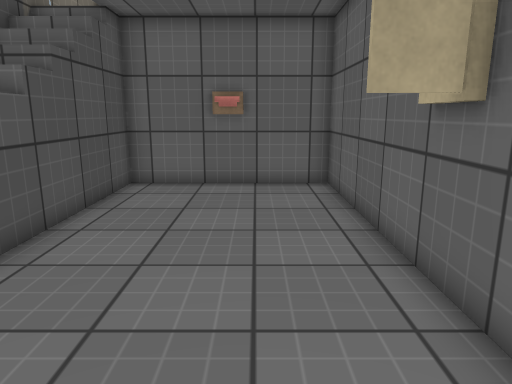
[1] (above)

15 first-person views from a walk through a scene from a Unity 3-D project. The camera is 1.3 m above the floor, tilts 12° down and sees 70° across. Doors are open. The floor is counted in squares, 0.5 m on a side. Each view is taken from the middle of a square. On the plan, view 1 faces up. The plan holds only what a view shows up to about 20 squares ahead; the rest is blank. The player is left out. Surface patterns are stand-ins for the level's own textures.

[2]
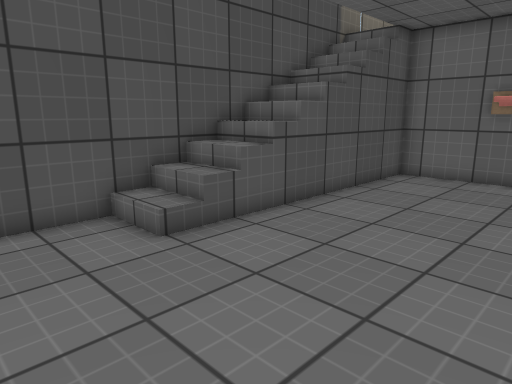

[3]
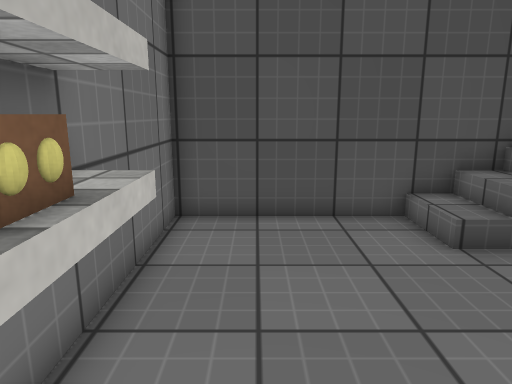

[4]
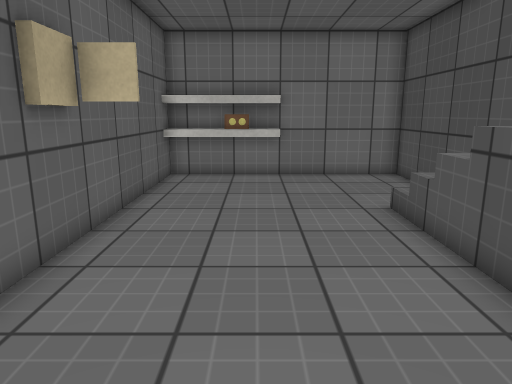

[5]
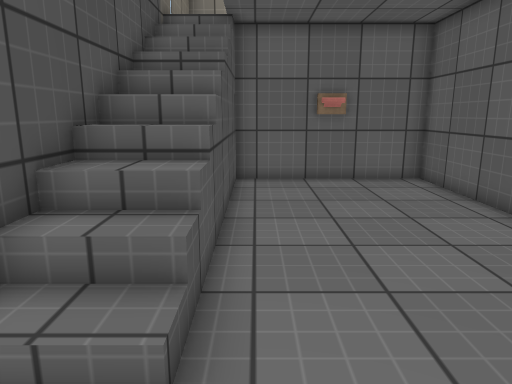

[6]
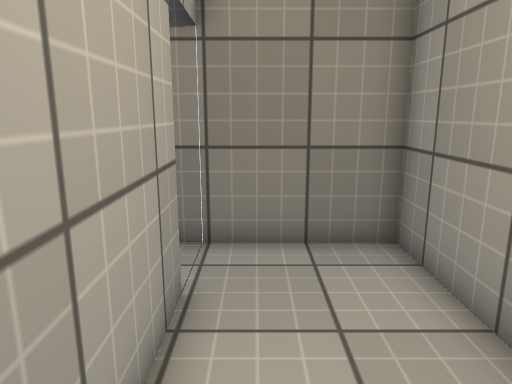

[7]
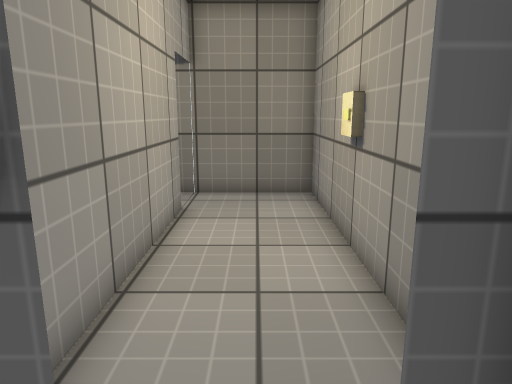

[8]
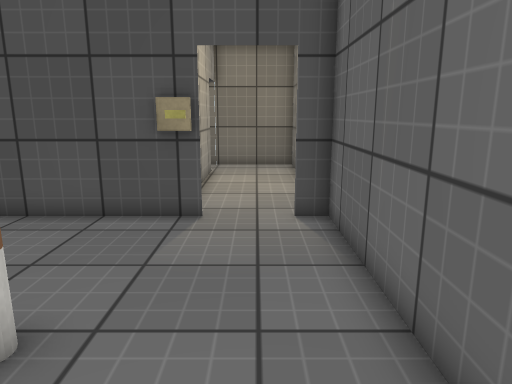

[9]
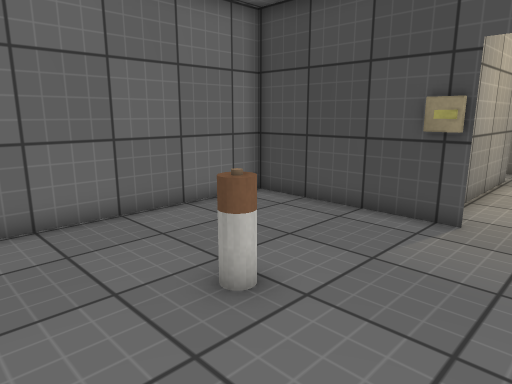

[10]
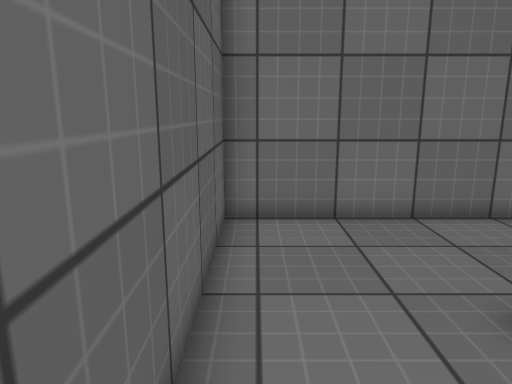

[11]
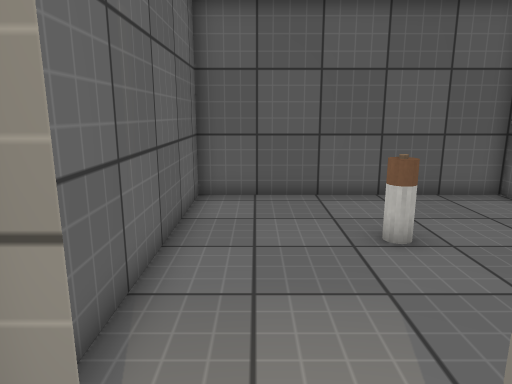

[12]
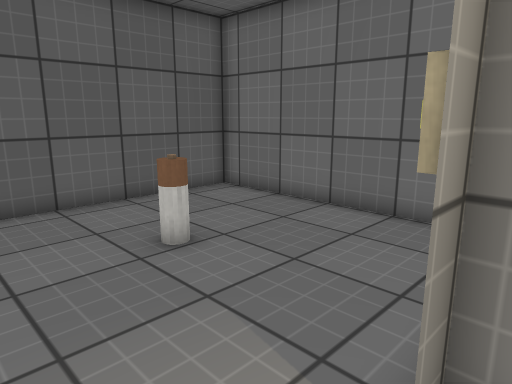

[13]
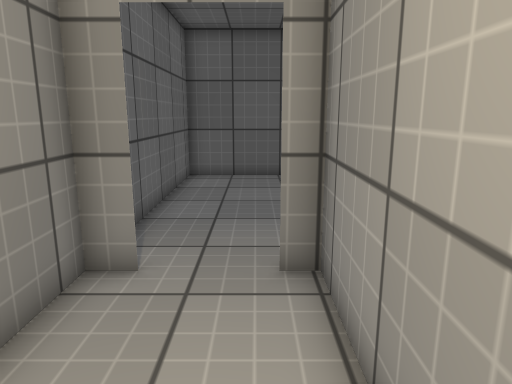

[14]
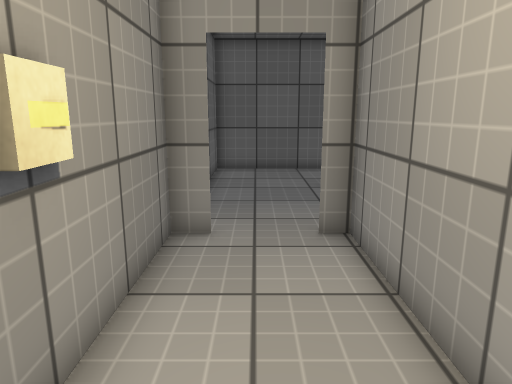

[15]
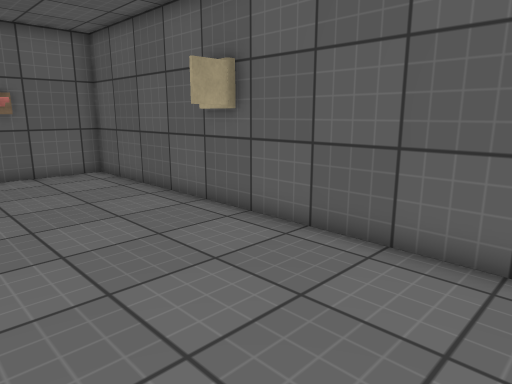

### Floor plan
Key: @ floor where view 1 was taken; # wall or solid block; x gap in a wall; . main floor; : floor 3 m higher than the main floor; / step, stairs or slope; D open door; = window, fence, low wall or low ledge; v drop or lower ground; B battery; O other object.
Columns run from 7 left of view 1 to 13 right of it. Each row starts with its distance up from view 1.
 18 #####################
 17 #:::::::::x:::::::::#
 16 #:::::::::D:::::::::#
 15 #:::::::::D:::::::::#
 14 DD########O:::::::::#
 13 # #...O...#::::B::::#
 12 # #.......#:::::::::#
 11 #/#.......#:::::::::#
 10 #/#.......#:::::::::#
  9 #/#.......#:::::::::#
  8 #/#.......###########
  7 #/#.......#
  6 #/=.......#
  5 #/=......##
  4 #/v......##
  3 #/=.......#
  2 #//.......#
  1 #.........#
  0 #......@..#
 -1 #.........#
 -2 #.........#
 -3 #....######
 -4 #########

Positions as (right, up) in squares from view 1, and headings:
1: (0, 0), facing up
2: (2, -2), facing up-left
3: (2, -2), facing left
4: (-1, 12), facing down
5: (-4, -1), facing up
6: (0, 15), facing left
7: (5, 16), facing left
8: (12, 16), facing left
9: (12, 17), facing down-left
10: (12, 17), facing down
11: (1, 16), facing right
12: (2, 17), facing down-right
13: (-3, 15), facing right
14: (-5, 16), facing right
15: (-4, -3), facing up-right
